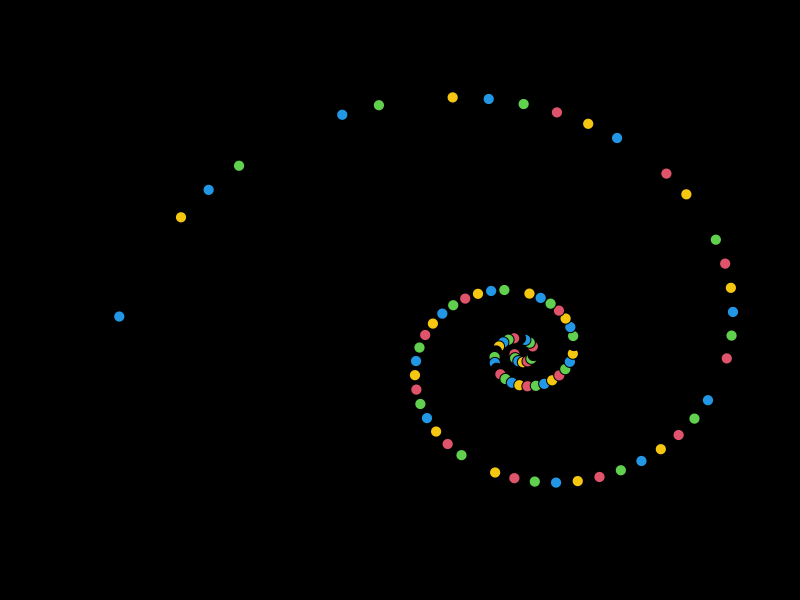
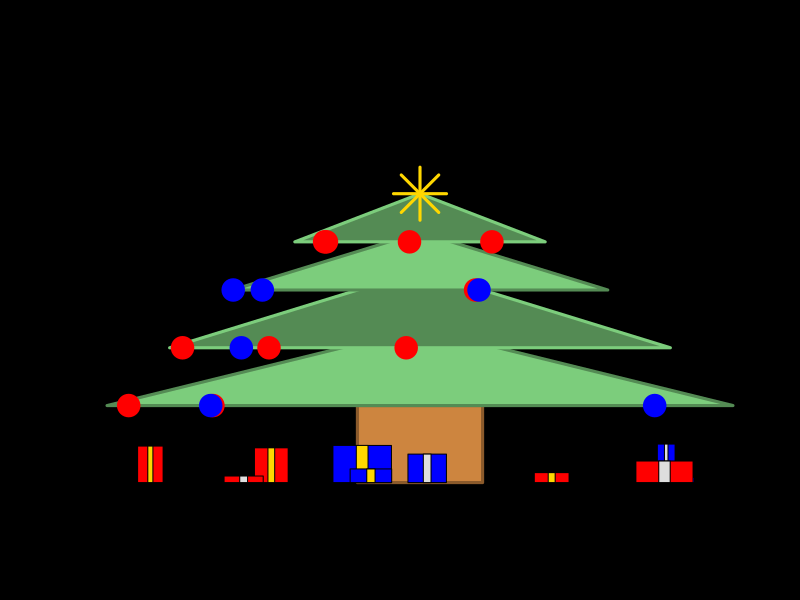

Here is the R script that generated these plots, in order:
## ---- chunk 1
N <- 120
par(bg="black")
h <- rep(c(2:4,7),N/3)
h[sample(N,N/5)] <- 0
plot((-2)^as.complex(seq(1,49,len=100)^0.5),
        pch=21,bg=h,xlab="", ylab="", xaxt="n",yaxt="n", cex=1.5)
text(-25,50,"Happy Holidays!",cex=2,col=ifelse(h%%2,"white","black"))
## ---- chunk 2
# Make the canvas
plot(1:10,1:10,xlim=c(-5,5),ylim=c(0,10),type="n",xlab="",ylab="",xaxt="n",yaxt="n")
# Make the branches
rect(-1,0,1,2,col="tan3",border="tan4",lwd=3)
polygon(c(-5,0,5),c(2,4,2),col="palegreen3",border="palegreen4",lwd=3)
polygon(c(-4,0,4),c(3.5,5.5,3.5),col="palegreen4",border="palegreen3",lwd=3)
polygon(c(-3,0,3),c(5,6.5,5),col="palegreen3",border="palegreen4",lwd=3)
polygon(c(-2,0,2),c(6.25,7.5,6.25),col="palegreen4",border="palegreen3",lwd=3)

#Add some ornaments
points(x=runif(4,-5,5),y=rep(2,4),col=sample(c("blue","red"),size=4,replace=T),cex=3,pch=19)
points(x=runif(4,-4,4),y=rep(3.5,4),col=sample(c("blue","red"),size=4,replace=T),cex=3,pch=19)
points(x=runif(4,-3,3),y=rep(5,4),col=sample(c("blue","red"),size=4,replace=T),cex=3,pch=19)
points(x=runif(4,-2,2),y=rep(6.25,4),col=sample(c("blue","red"),size=4,replace=T),cex=3,pch=19)
points(0,7.5,pch=8,cex=5,col="gold",lwd=3)

# Add some presents
xPres = runif(10,-4.5,4.5)
xWidth = runif(10,0.1,0.5)
xHeight=runif(10,0,1)
for(i in 1:10){
  rect(xPres[i]-xWidth[i],0,xPres[i]+xWidth[i],xHeight[i],col=sample(c("blue","red"),size=1))
  rect(xPres[i]-0.2*xWidth[i],0,xPres[i]+0.2*xWidth[i],xHeight[i],col=sample(c("gold","grey87"),size=1))
}
